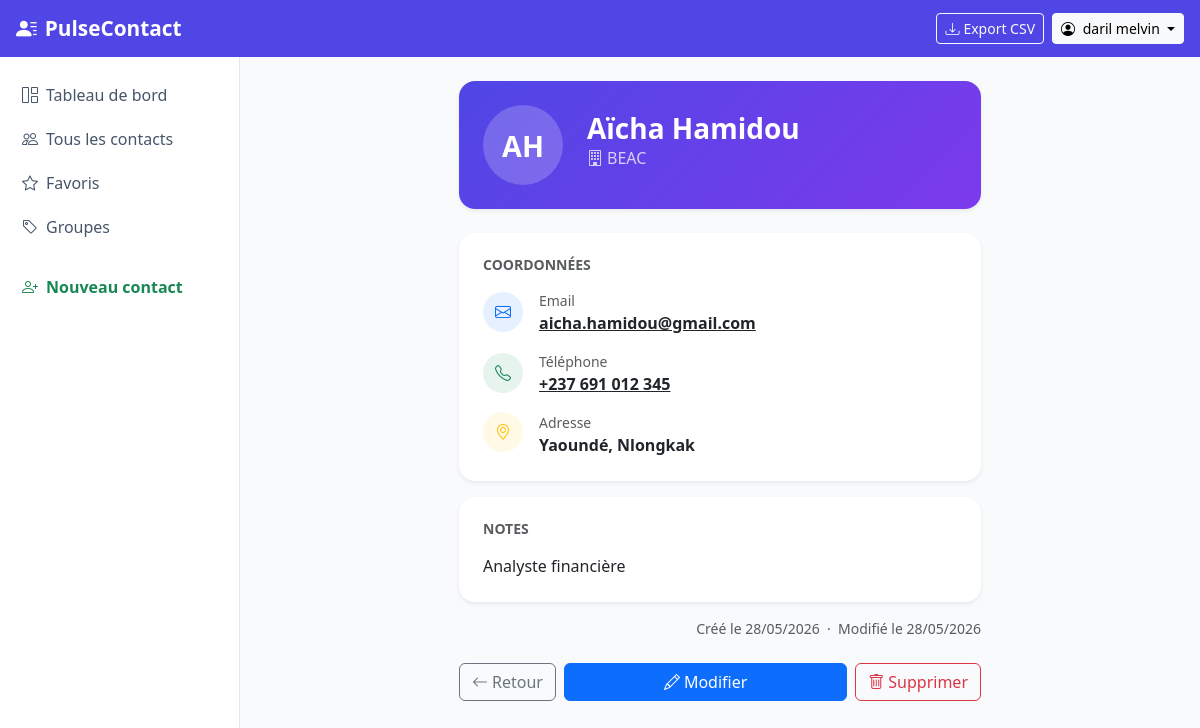
The page /contacts/11/ (signed in) on the database its author committed.
### contacts/models.py (models this page shows, shortened)
class Contact(models.Model):
    objects     = ContactManager()          # exclut les supprimés
    all_objects = models.Manager()          # inclut tout
    user    = models.ForeignKey(User, on_delete=models.CASCADE, related_name='contacts')
    groups  = models.ManyToManyField(ContactGroup, blank=True, related_name='contacts', verbose_name="Groupes")
    first_name  = models.CharField(max_length=100, verbose_name="Prénom")
    last_name   = models.CharField(max_length=100, blank=True, verbose_name="Nom")
    photo       = models.ImageField(upload_to='contacts/', blank=True, null=True, verbose_name="Photo")
    email       = models.EmailField(blank=True, verbose_name="Email")
    phone       = models.CharField(max_length=30, blank=True, verbose_name="Téléphone")
    address     = models.TextField(blank=True, verbose_name="Adresse")
    company     = models.CharField(max_length=150, blank=True, verbose_name="Entreprise")
    notes       = models.TextField(blank=True, verbose_name="Notes")
    is_favorite = models.BooleanField(default=False, verbose_name="Favori")
    is_deleted  = models.BooleanField(default=False)
    deleted_at  = models.DateTimeField(null=True, blank=True)
    created_at  = models.DateTimeField(auto_now_add=True)
    updated_at  = models.DateTimeField(auto_now=True)
    class Meta:
        verbose_name = "Contact"
        verbose_name_plural = "Contacts"
        ordering = ['first_name', 'last_name']
    @property
    def full_name(self):
        return f"{self.first_name} {self.last_name}".strip()
    @property
    def initials(self):
        parts = self.full_name.split()
        if len(parts) >= 2:
            return f"{parts[0][0]}{parts[-1][0]}".upper()
        return self.full_name[0].upper() if self.full_name else "?"

### contacts/views.py (the view)
# urls.py: path('<int:pk>/',         views.contact_detail,   name='detail'),
@login_required
def contact_detail(request, pk):
    contact = get_object_or_404(Contact, pk=pk, user=request.user)
    return render(request, 'contacts/detail.html', {'contact': contact})

### contacts/models.py (called while the page is built)
    def get_queryset(self):
        return super().get_queryset().filter(is_deleted=False)

### templates/contacts/detail.html (shortened to what this page needs)
{% extends 'base.html' %}
{% block content %}
<div class="row justify-content-center">
  <div class="col-lg-7">
    <div class="card border-0 shadow-sm rounded-4 mb-4 overflow-hidden">
      <div class="p-4" style="background: linear-gradient(135deg, #4F46E5, #7C3AED);">
        <div class="d-flex align-items-center gap-4">
          {% if contact.photo %}
          <img src="{{ contact.photo.url }}" alt="{{ contact.full_name }}"
               class="rounded-circle border border-white border-3"
               style="width:80px;height:80px;object-fit:cover;">
          {% else %}
          <div class="avatar-initials" style="width:80px;height:80px;font-size:1.8rem;background:rgba(255,255,255,0.2);color:white;">
            {{ contact.initials }}
          </div>
          {% endif %}
          <div class="text-white">
            <h3 class="fw-bold mb-0">{{ contact.full_name }}</h3>
            {% if contact.company %}
            <div class="opacity-75"><i class="bi bi-building me-1"></i>{{ contact.company }}</div>
            {% endif %}
          </div>
        </div>
      </div>
    </div>
    <div class="card border-0 shadow-sm rounded-4 mb-3">
      <div class="card-body p-4">
        <h6 class="fw-bold text-muted text-uppercase small mb-3">Coordonnées</h6>
        {% if contact.email %}
        <div class="d-flex align-items-center gap-3 mb-3">
          <div class="bg-primary bg-opacity-10 rounded-circle p-2" style="width:40px;height:40px;display:flex;align-items:center;justify-content:center;">
            <i class="bi bi-envelope text-primary"></i>
          </div>
          <div>
            <div class="text-muted small">Email</div>
            <a href="mailto:{{ contact.email }}" class="text-dark fw-semibold">{{ contact.email }}</a>
          </div>
        </div>
        {% endif %}
        {% if contact.phone %}
        <div class="d-flex align-items-center gap-3 mb-3">
          <div class="bg-success bg-opacity-10 rounded-circle p-2" style="width:40px;height:40px;display:flex;align-items:center;justify-content:center;">
            <i class="bi bi-telephone text-success"></i>
          </div>
          <div>
            <div class="text-muted small">Téléphone</div>
            <a href="tel:{{ contact.phone }}" class="text-dark fw-semibold">{{ contact.phone }}</a>
          </div>
        </div>
        {% endif %}
        {% if contact.address %}
        <div class="d-flex align-items-start gap-3">
          <div class="bg-warning bg-opacity-10 rounded-circle p-2" style="width:40px;height:40px;display:flex;align-items:center;justify-content:center;">
            <i class="bi bi-geo-alt text-warning"></i>
          </div>
          <div>
            <div class="text-muted small">Adresse</div>
            <div class="fw-semibold">{{ contact.address }}</div>
          </div>
        </div>
        {% endif %}
      </div>
    </div>
    {% if contact.notes %}
    <div class="card border-0 shadow-sm rounded-4 mb-3">
      <div class="card-body p-4">
        <h6 class="fw-bold text-muted text-uppercase small mb-3">Notes</h6>
        <p class="mb-0" style="white-space: pre-line;">{{ contact.notes }}</p>
      </div>
    </div>
    {% endif %}
    <div class="text-muted small text-end mb-4">
      Créé le {{ contact.created_at|date:"d/m/Y" }}
      &nbsp;·&nbsp; Modifié le {{ contact.updated_at|date:"d/m/Y" }}
    </div>
    <div class="d-flex gap-2">
      <a href="{% url 'contacts:list' %}" class="btn btn-outline-secondary">
        <i class="bi bi-arrow-left me-1"></i>Retour
      </a>
      <a href="{% url 'contacts:update' contact.pk %}" class="btn btn-primary flex-grow-1">
        <i class="bi bi-pencil me-1"></i>Modifier
      </a>
      <a href="{% url 'contacts:delete' contact.pk %}" class="btn btn-outline-danger">
        <i class="bi bi-trash me-1"></i>Supprimer
      </a>
    </div>
  </div>
</div>
{% endblock %}

### templates/base.html (shortened to what this page needs)
<!DOCTYPE html>
<html lang="fr">
<head>
  <link href="https://cdn.jsdelivr.net/npm/bootstrap@5.3.2/dist/css/bootstrap.min.css" rel="stylesheet">
  <link href="https://cdn.jsdelivr.net/npm/bootstrap-icons@1.11.3/font/bootstrap-icons.css" rel="stylesheet">
</head>
<body>
<nav class="navbar navbar-expand-lg navbar-dark">
  <div class="container-fluid px-3">
    <a class="navbar-brand text-white" href="{% url 'contacts:list' %}">
      <i class="bi bi-person-lines-fill me-2"></i>PulseContact
    </a>
    {% if user.is_authenticated %}
    <div class="ms-auto d-flex align-items-center gap-2">
      <a href="{% url 'contacts:export_csv' %}" class="btn btn-sm btn-outline-light">
        <i class="bi bi-download me-1"></i>Export CSV
      </a>
      <div class="dropdown">
        <button class="btn btn-sm btn-light dropdown-toggle" data-bs-toggle="dropdown">
          <i class="bi bi-person-circle me-1"></i>
          {{ user.get_full_name|default:user.username }}
        </button>
      </div>
    </div>
    {% endif %}
  </div>
</nav>
<div class="d-flex">
  {% if user.is_authenticated %}
  <nav class="sidebar d-none d-lg-block flex-shrink-0">
    <ul class="nav flex-column">
      <li class="nav-item">
        <a href="{% url 'contacts:dashboard' %}"
           class="nav-link {% if request.resolver_match.url_name == 'dashboard' %}active{% endif %}">
          <i class="bi bi-grid-1x2 me-2"></i>Tableau de bord
        </a>
      </li>
      <li class="nav-item">
        <a href="{% url 'contacts:list' %}"
           class="nav-link {% if request.resolver_match.url_name == 'list' %}active{% endif %}">
          <i class="bi bi-people me-2"></i>Tous les contacts
        </a>
      </li>
      <li class="nav-item">
        <a href="{% url 'contacts:list' %}?favorites_only=true"
           class="nav-link">
          <i class="bi bi-star me-2"></i>Favoris
        </a>
      </li>
      <li class="nav-item">
        <a href="{% url 'contacts:groups' %}"
           class="nav-link {% if 'group' in request.resolver_match.url_name %}active{% endif %}">
          <i class="bi bi-tag me-2"></i>Groupes
        </a>
      </li>
      <li class="nav-item mt-3">
        <a href="{% url 'contacts:create' %}" class="nav-link text-success fw-semibold">
          <i class="bi bi-person-plus me-2"></i>Nouveau contact
        </a>
      </li>
    </ul>
  </nav>
  {% endif %}
  <main class="flex-grow-1 p-4">
    {% block content %}{% endblock %}
  </main>
</div>
</body>
</html>

### templates/base.html (style rules this page uses)
:root { --sgc-primary: #4F46E5; --sgc-primary-dark: #3730A3; --sgc-light: #F5F3FF; }
body { background: #F8FAFC; min-height: 100vh; }
.navbar { background: var(--sgc-primary) !important; }
.navbar-brand { font-weight: 700; font-size: 1.3rem; }
.sidebar { width: 240px; min-height: calc(100vh - 56px); background: white; border-right: 1px solid #E2E8F0; padding-top: 1rem; }
.sidebar .nav-link { color: #475569; border-radius: 8px; margin: 2px 8px; padding: 8px 14px; }
.avatar-initials { width: 48px; height: 48px; border-radius: 50%; display: flex; align-items: center; justify-content: center; font-weight: 700; font-size: 1.1rem; background: var(--sgc-light); color: var(--sgc-primary); }

### rows shown on the page
Contact: initials "AH", full_name "Aïcha Hamidou", company "BEAC", email "aicha.hamidou@gmail.com", phone "+237 691 012 345", address "Yaoundé, Nlongkak", notes "Analyste financière", created_at "28/05/2026", updated_at "28/05/2026"

### other values the page prints
{{ user.get_full_name|default:user.username }} "daril melvin"
